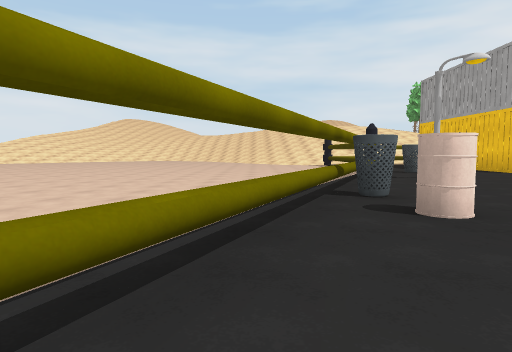
view 1 (above)

24 first-person views from a walk through a scene from a Unity 3-D project. The camera is 1.3 m above the floor, tilts 4° down and sees 75° across. The floor is counted in squares, 2 m on a side. Each view is taken from the middle of a square. On the plan, view 1 faces up. The plan holds only what a view shows up to about 10 squares ahead; the rest is blank. The place goes on beyond the plan. The player character is not drawn. Some surface patterns are stand-ins.

view 2
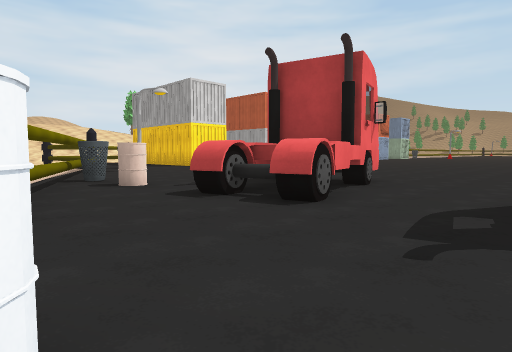

view 3
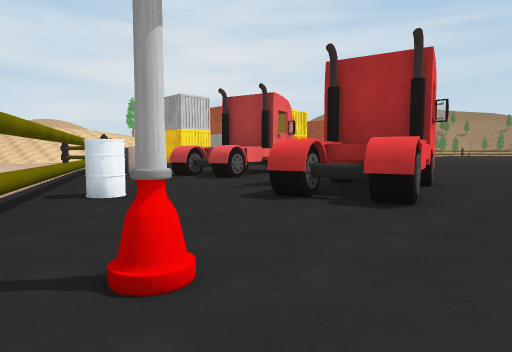

view 4
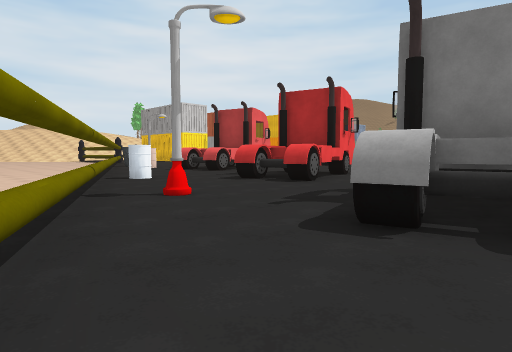

view 5
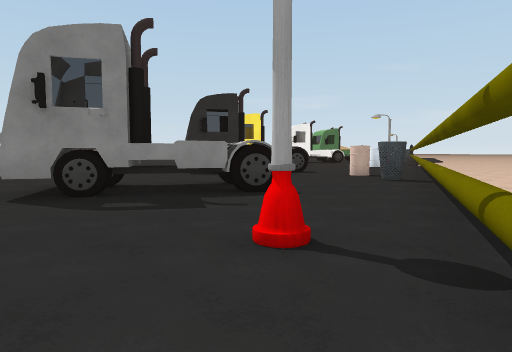

view 6
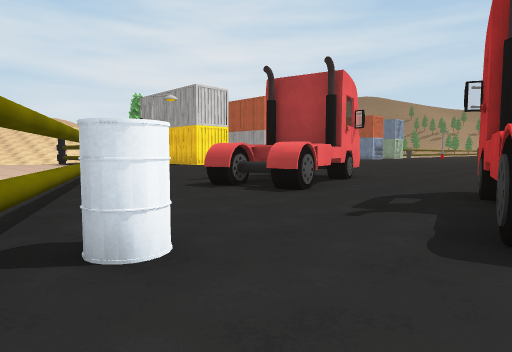

view 7
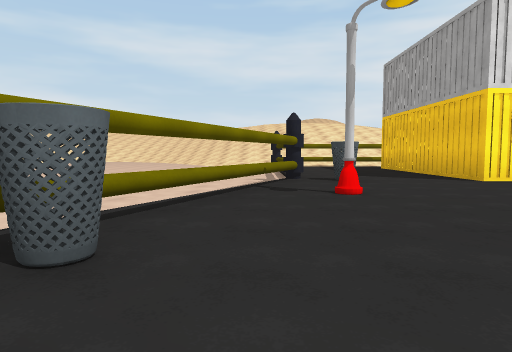

view 8
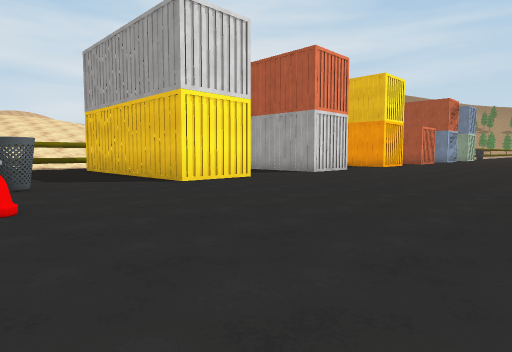

view 9
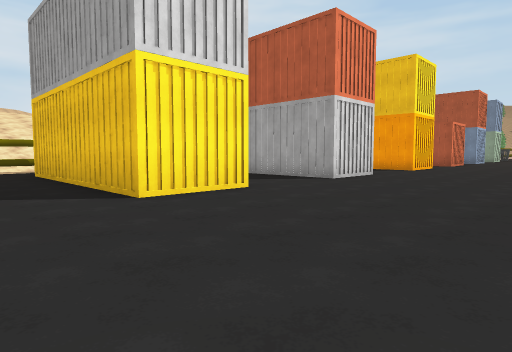

view 10
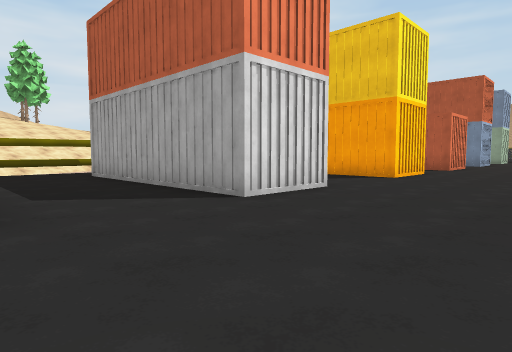

view 11
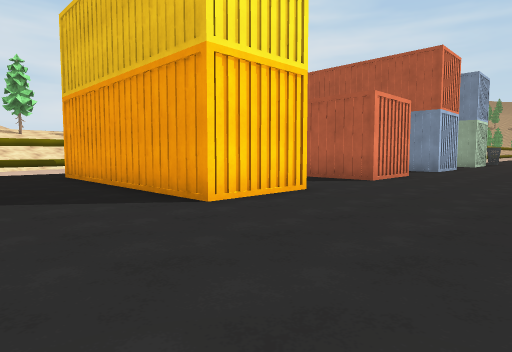

view 12
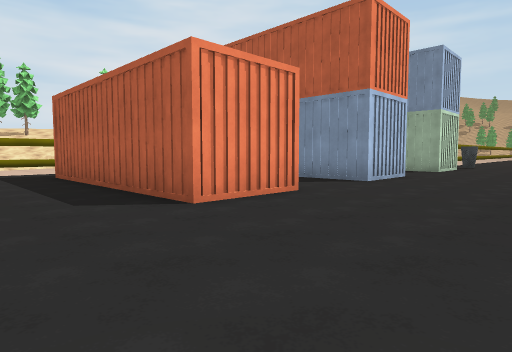

view 13
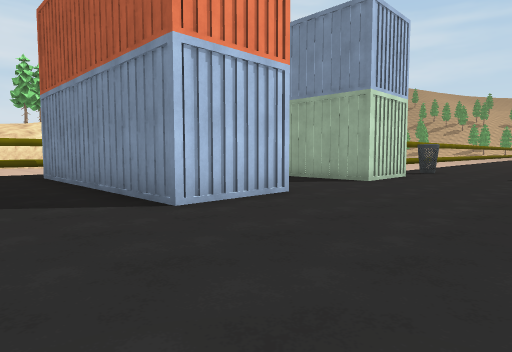

view 14
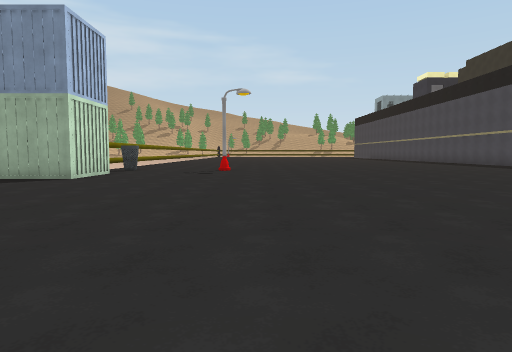

view 15
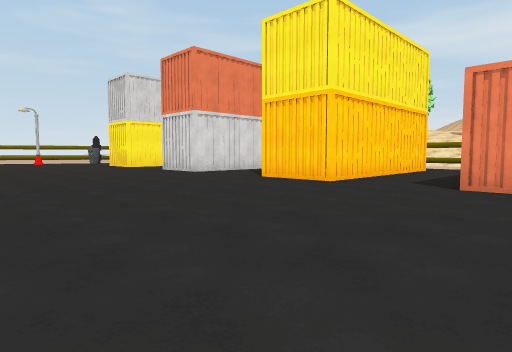

view 16
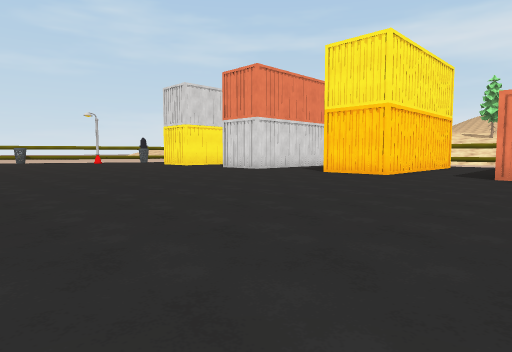

view 17
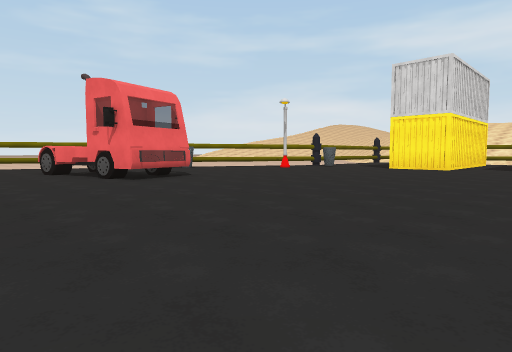

view 18
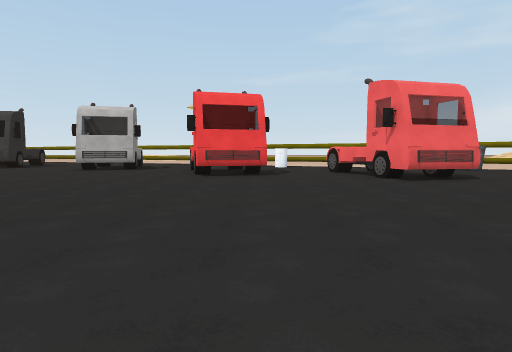

view 19
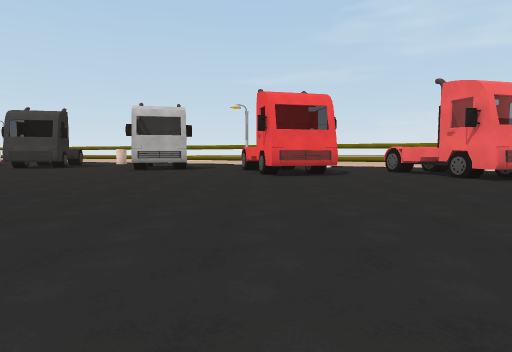

view 20
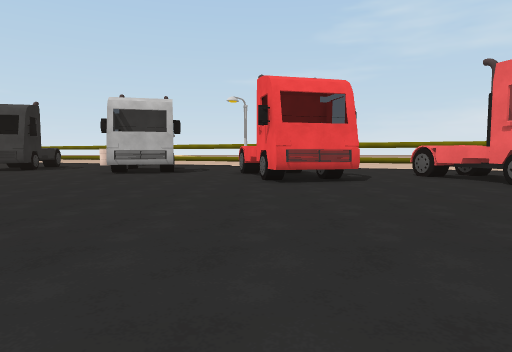

view 21
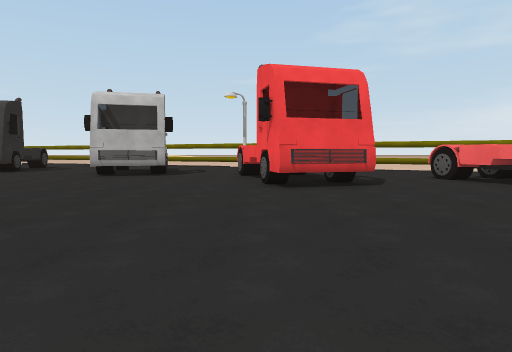

view 22
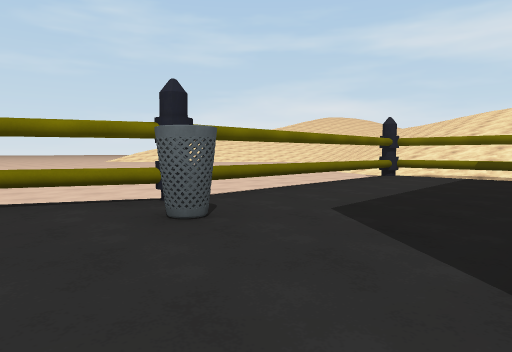

view 23
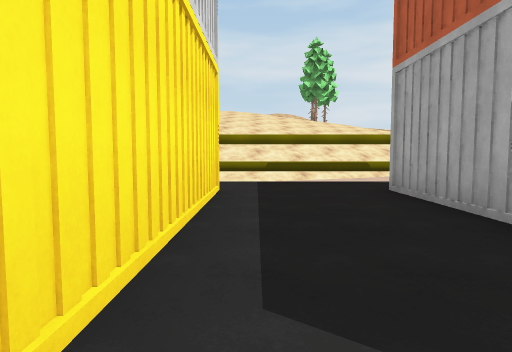

view 24
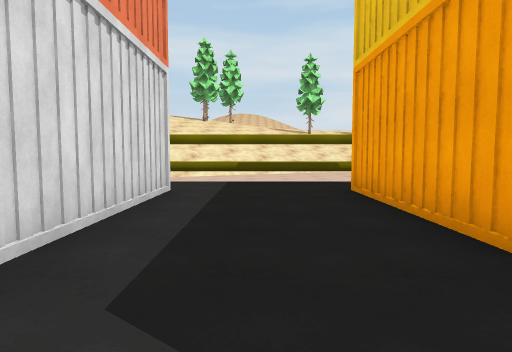

### Floor plan
Points are (right, up) in squares from view 1. A wall is a line through its corners. A room is listed if a view was taken in it or the views show most of it. See-through windows are left out.
Room 1 (views 1, 2, 5)
walls: (2.6, 0.1) (2.4, 1); (2.1, 0.9) (2, 1.4); (0.6, -3.7) (4.5, -2.7); (-0.2, 1.9) (-2.5, -3.3); (5.3, 0.2) (2.4, -0.5) (2.3, 0)
low walls: (4.5, 0.6) (3.1, 0.2)
ways out: opening at (-1, -3) to room 2; opening at (1, 2) to room 3; opening at (5.5, -1.5) to room 3
objects: other object (-1, -2)
Room 2 (views 3, 4, 6)
walls: (-1.6, -8.3) (-1.5, -8.9); (-2.3, -9.1) (-2.4, -8.6) (1.6, -7.6); (-1.2, -9.6) (-1.4, -8.9); (0.9, -8.4) (0.8, -7.7); (0.3, -9.6) (-0.1, -7.9); (1.4, -5.6) (0.9, -3.5); (-2.5, -3.3) (-5.7, -10.3); (1.8, -4.7) (1.6, -3.9); (2.5, -5.2) (1.1, -5.6) (0.9, -4.9); (2.4, -3.8) (0.7, -4.2) (0.6, -3.7); (3.6, -5) (3.4, -4.6)
low walls: (-1.5, -8.9) (0.5, -8.4); (-1.8, -9.6) (-2, -9)
ways out: opening at (-1, -3) to room 1; opening at (2.5, -6.5) to room 3
objects: streetlight (-2, -5)
Room 3 (views 7, 8, 9, 10, 11, 12, 13, 14, 15, 16, 17, 18, 19, 20, 21, 22, 23, 24)
walls: (15.6, 10.6) (13.4, 10.6) (13.4, 16.9); (25.6, 10.6) (23.5, 10.6) (23.5, 16.9); (20.8, 14) (20.8, 10.6) (18.7, 10.6) (18.7, 16.9); (10.4, 10.6) (8.2, 10.6) (8.2, 16.9); (30.4, 10.6) (28.2, 10.6) (28.2, 16.9); (6, 2.4) (6.5, 0.5) (5.3, 0.2); (15.5, 16.9) (15.5, 12.9); (4.5, -2.7) (5, -4.6) (2.5, -5.2); (10.3, 16.9) (10.3, 11.8); (35.5, 10.6) (33.3, 10.6) (33.3, 13); (4.1, 11.4) (-0.2, 1.9); (1.6, -7.6) (2, -9.5)
low walls: (5.3, 2.2) (5.4, 1.7) (4.8, 1.5); (19.1, 18.4) (10.1, 18.4); (23.9, 18.4) (22.5, 18.4); (3.8, -2.8) (4, -3.4); (2.8, 1.6) (2.9, 1.1); (4.2, -4.2) (4.4, -4.8); (28.5, 18.4) (27.5, 18.4); (7.9, 18.4) (4.1, 18.4) (4.1, 11.9)
ways out: opening at (1, 2) to room 1; opening at (5.5, -1.5) to room 1; opening at (2.5, -6.5) to room 2; gap at (1, 5); gap at (4, 11)
objects: other object (2, 4); bin (2, 5); streetlight (4, 8); bin (5, 11)

Positions as (right, up) in squares from view 1, and headings:
1: (0, 0), facing up
2: (-1, -3), facing up-right
3: (-3, -7), facing up-right
4: (-5, -10), facing up-right
5: (-2, -3), facing down
6: (-2, -4), facing up-right
7: (3, 3), facing up
8: (4, 4), facing up-right
9: (6, 6), facing up-right
10: (10, 7), facing up-right
11: (16, 7), facing up-right
12: (21, 7), facing up-right
13: (26, 7), facing up-right
14: (25, 6), facing right
15: (25, 4), facing up-left
16: (25, 1), facing up-left
17: (14, -3), facing up-left
18: (14, -3), facing left
19: (14, -5), facing left
20: (12, -5), facing left
21: (11, -5), facing left
22: (8, 9), facing up-left
23: (11, 11), facing up
24: (17, 11), facing up
